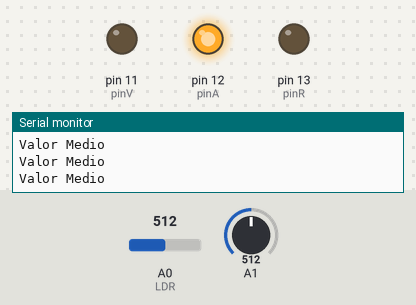
A sketch run on a simulated Arduino Uno, built with avr-gcc and run on an emulated ATmega328P. On the bench: output pins drawn as LEDs (lit = HIGH), the last lines printed to the serial monitor. Inputs (shaded band) come from the test bench; at power-on: A0 (LDR) = 512, A1 = 512.

Above: at 1.2 s.
1.3 s: A0 (LDR) set to 273
2.8 s: A0 (LDR) set to 237
At 3.3 s:
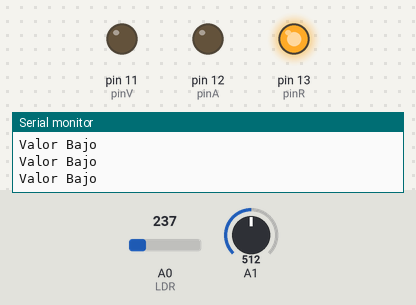
4.3 s: A0 (LDR) set to 1010
At 5.6 s:
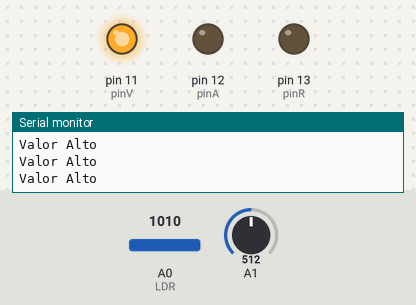
5.9 s: A0 (LDR) set to 987
At 7.1 s:
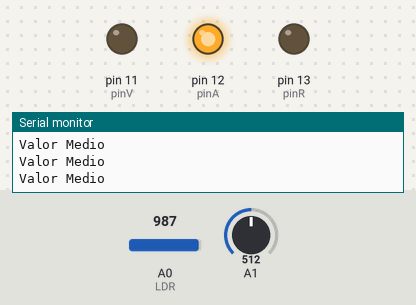
7.5 s: A0 (LDR) set to 1023
At 8.5 s:
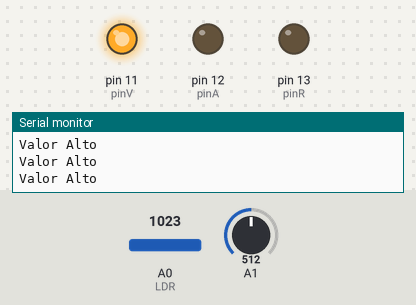
Timing chart, 0 to 10.1 s (numbered marks = the images above; inputs shaded):
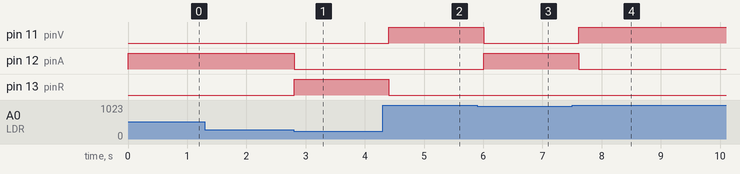

Measured:
- the behaviour switches between 256 and 255 on A0 (LDR) (found by bisection; images 0 and 1)
- the behaviour switches between 1000 and 999 on A0 (LDR) (found by bisection; images 2 and 3)
- after the input at 2.8 s, pin 12 (pinA): HIGH → LOW at once; pin 13 (pinR): LOW → HIGH at once
- after the input at 4.3 s, pin 11 (pinV): LOW → HIGH after 0.11 s; pin 13 (pinR): HIGH → LOW after 0.11 s
- after the input at 5.9 s, pin 11 (pinV): HIGH → LOW after 0.11 s; pin 12 (pinA): LOW → HIGH after 0.11 s
- after the input at 7.5 s, pin 11 (pinV): LOW → HIGH after 0.11 s; pin 12 (pinA): HIGH → LOW after 0.11 s

The sketch:

voltimetro.ino
```cpp
int pinR=13, pinA=12, pinV=11;

void setup() {
pinMode(pinR,OUTPUT);
pinMode(pinA,OUTPUT);
pinMode(pinV,OUTPUT);

Serial.begin(9600);

}

void loop() {
int valor=analogRead(A0); //resitencia LDR
int umbral=analogRead(A1); //potenciometro
  if ( valor < umbral/2 )
  {
    //valor inferior a 500
    digitalWrite(pinR,HIGH);
    digitalWrite(pinA,LOW);
    digitalWrite(pinV,LOW);
    Serial.println("Valor Bajo");
  }
 else if ( valor < 1000 )
 {
  //valor superior a 500
  digitalWrite(pinR,LOW);
  digitalWrite(pinA,HIGH);
  digitalWrite(pinV,LOW);
  Serial.println("Valor Medio");
 }
 else
  {
  //valor superior a 500
  digitalWrite(pinR,LOW);
  digitalWrite(pinA,LOW);
  digitalWrite(pinV,HIGH);
  Serial.println("Valor Alto");
 }
delay(200);

}
```
